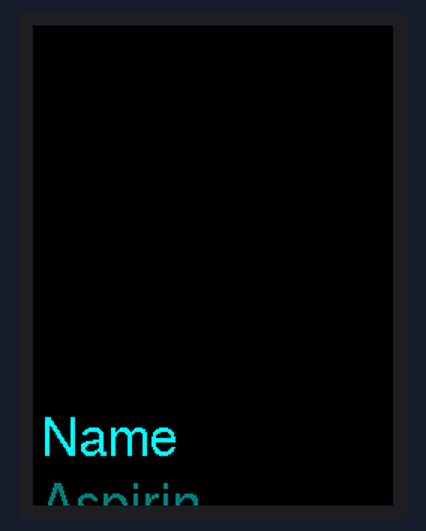
A sketch run on a simulated Arduino Uno, built with avr-gcc and run on an emulated ATmega328P. On the bench: 240×320 colour display.

Above: at 0.3 s.

The sketch:

lcd_display.ino
```cpp
#include <gfxfont.h>

#include <Adafruit_GFX.h>
#include <Fonts/FreeSans18pt7b.h>
#include <MCUFRIEND_kbv.h>

#define LCD_CS A3
#define LCD_CD A2
#define LCD_WR A1
#define LCD_RD A0
#define LCD_RESET A4

#define BLACK   0x0000
#define BLUE    0x001F
#define RED     0xF800
#define GREEN   0x07E0
#define CYAN    0x07FF
#define MAGENTA 0xF81F
#define YELLOW  0xFFE0
#define WHITE   0xFFFF
#define DARKGREY 0x7BEF /* 128, 128, 128 */
#define NAVY 0x000F /* 0, 0, 128 */
#define DARKGREEN 0x03E0 /* 0, 128, 0 */
#define DARKCYAN 0x03EF /* 0, 128, 128 */
#define MAROON 0x7800 /* 128, 0, 0 */
#define PURPLE 0x780F /* 128, 0, 128 */
#define OLIVE 0x7BE0 /* 128, 128, 0 */
#define LIGHTGREY 0xC618 /* 192, 192, 192 */
#define DARKGREY 0x7BEF /* 128, 128, 128 */
#define ORANGE 0xFD20 /* 255, 165, 0 */
#define GREENYELLOW 0xAFE5 /* 173, 255, 47 */
#define PINK 0xF81F

MCUFRIEND_kbv tft;

void setup() {

  tft.reset();
  tft.begin(0x9486);

drawHomeScreen();
}

void loop(){


}

void drawHomeScreen() {

  tft.setRotation(0);     //vertical
  tft.fillScreen(BLACK);

  //med name and dosage title
  tft.setCursor(5, 280);
  tft.setTextColor(CYAN);
  tft.setTextSize(1);
  tft.setFont(&FreeSans18pt7b);
  tft.print("Name");

  //med name and dosage value
  tft.setCursor(5, 330);
  tft.setTextColor(DARKCYAN);
  tft.setTextSize(1);
  tft.setFont(&FreeSans18pt7b);
  tft.print("Aspirin");

  //med instruction title
  tft.setCursor(5, 390);
  tft.setTextColor(CYAN);
  tft.setTextSize(1);
  tft.setFont(&FreeSans18pt7b);
  tft.print("Instruction   Dosage");

  //med instruction value
  tft.setCursor(5, 430);
  tft.setTextColor(DARKCYAN);
  tft.setTextSize(1);
  tft.setFont(&FreeSans18pt7b);
  tft.print("After Eating    1");
}
```
